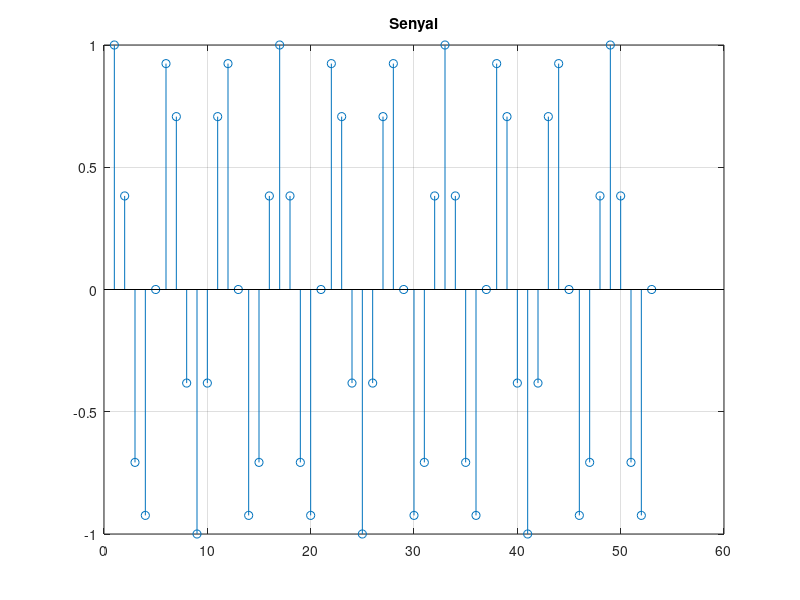
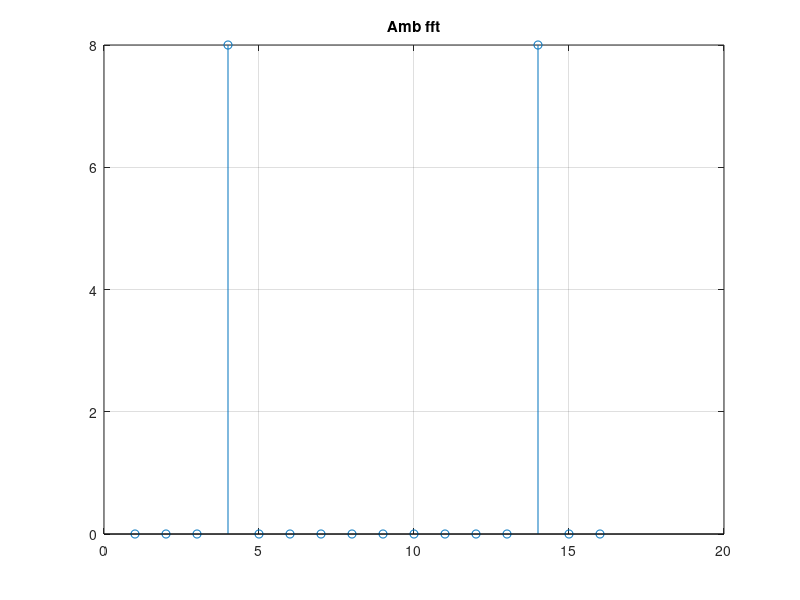
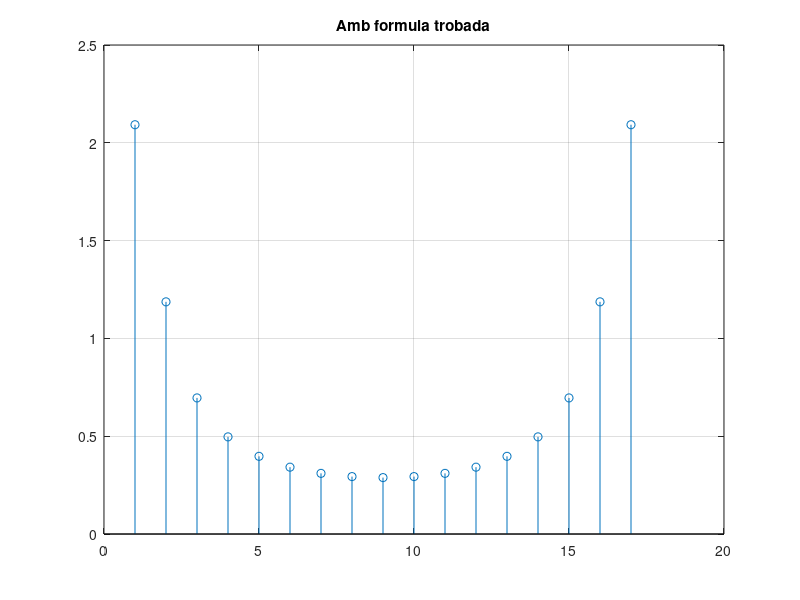

MATLAB code to generate these figures, in order: (Note: this script raises an error after producing the figures.)
%% Teoria de Senyal: Pràctica 2 de laboratori:
%% Damià Casas & Pau Manyer

%% Estudi Previ:
clear all;
clc
close all;
% 2.6)
k0=3; N=16;
Omega=2*pi*(k0/N);

f=@(n) [cos(Omega*n)];
y=f([0:52]);

v=fft(y,N);

figure(1)
stem(y)
grid on
title("Senyal")
count = 1;
XN = zeros(1, N);

funcio = @(k)(0.5*((1-(exp(1i*2*(pi/N)*(k0-k)) + exp(-1i*2*(pi/N)*(k0+k))).^(N-1))./( 1- (exp(1i*2*(pi/N)*(k0-k)) + exp(-1i*2*(pi/N)*(k0+k))))));

for k=0:N
    a=(1-exp(1i*2*pi*(k0-k)))/(1-exp(1i*2*(pi/N)*(k0-k)));
    b=(1-exp(-1i*2*pi*(k0+k)))/(1-exp(-1i*2*(pi/N)*(k0+k)));
    XN(count)=0.5*(a+b);
    count = count + 1;
end
ks=0:N;
XN = funcio(ks);

figure(2)
stem(abs(v))
grid on
title("Amb fft")
figure(3)
stem(abs(XN))
grid on
title("Amb formula trobada")


%%

% 2.1)

clear all
close all
clc

h=randn(1,1e3);
x=randn(1,1e7);

expo=[10:20];
N=2.^expo;
for k=1:length(N)
    tic; y1=conv(x,h); tlist1(k)=toc;
    tic; y2=process(x,h,N(k)); tlist2(k)=toc;
    error = abs(y1-y2);
    maxerrorlist(k)=max(abs(error));
end

figure(5)
plot(expo,tlist1)
grid on
hold on
plot([10:20],tlist2)
xlabel("\nu")
ylabel("Durada de computació en segons")
title("Comparació de la durada de computació")
legend("conv()", "process()", "Location", "best")
print('./eps/durada12','-depsc','-tiff')


figure(6)
semilogy(expo,maxerrorlist)
grid on
xlabel("\nu")
ylabel("Max(abs(y_1-y_2))")
title("Màxim error absolut")
print('./eps/error','-depsc','-tiff')


%%
close all

L = 1000;
funcio23 = @(nu)((4*(2.^nu).*(1+nu))./(2.^nu - L + 1));
plot(expo, funcio23(expo))
grid on;
title("Multiplicacions necesaries per process");
legend("conv()", "Location", "best")
print -deps aprox23


%%
% 2.2)

clear all
clc
% Fem el senyal 32
load('./DIAL_data/N32.MAT')

% Dibuixeu el senyal
figure(7)
stem(x)
grid on
xlabel("x")
ylabel("y")
title("Senyal")
print('./eps/dibuixSenyal','-depsc','-tiff')


% Quina és la duració del senyal:
fs=8e3; Ts=1/fs;
L=length(x);
display(L,'la llargada de x és')
display(L,'La duració del senyal en número de mostres és')
display(Ts*L,'La duració del senyal en segons és')

% Escoltem el senyal:
player = audioplayer(x,fs);
play(player);


% DFT i dibuix del mòdul:
N=2^8;
X=fft(x,N);
figure(8)
plot(abs(X))
grid on
print('./eps/dft','-depsc','-tiff')


% Trobi els índexs (valors de k) per a cadascun dels 4 pics de la DFT.
Mod=abs(X);
[values,loc]=sort(Mod);
klist=[values(end-3) values(end-2) values(end-1) values(end)];
valorspics=[loc(end-3) loc(end-2) loc(end-1) loc(end)];

% Obtingui les freqüències digitals corresponents als dos pics detectats
Omega1=2*(pi/N)*klist(1);
Omega2=2*(pi/N)*klist(3);

% Quines són les freqüències analògiques (en Hz) corresponents a les freqüències
% digitals anteriors?

w1=Omega1*fs;
w2=Omega2*fs;

f1=w1/(2*pi);
f2=w2/(2*pi);

% Quina és la tecla corresponent al senyal x utilitzant la Figura 1?



%%

% Si X es una matriz, fft(X) trata las columnas de X como vectores y
% devuelve la transformada de Fourier de cada columna. Tornarà la FFT de
% tants punts com hi hagin a les columnes.

% If Y is a matrix, then ifft(Y) returns the inverse transform of each column of the matrix.

function yb=cc(xb,H) 
% Convolucio circular d'ordre N=Lh+Lx-1 (implicita en llargada de H). Helper de process.
% INPUT:
%   xb: bloc de mida M.
%   H: Fourier transform de respota impulsional h(n). Ha de ser allargat
%       amb 0s fins N
% OUTPUT:
%   yb: convolucio circular

N=length(H);
xb=[xb zeros(1,N-length(xb))]; % Fem el vector més llarg
X=fft(xb,N); % Fast Fourier trransform
Y=X.*H;
yb=ifft(Y,N); %La inversa de la fft tornara el producte circular. Si 
end

function y=process(x,h,N)
% Calcula la senyal de sortida de un sistema FIR trencant-la en blocs i
% fent la fast fourirer transform.
% INPUT:
%   x: senyal de entrada.
%   h: resposta impulsional
%   N: Ordre de la FFT.
% OUTPUT:
%   y: senyal de sortida
L=length(h);   % Calculem la longitud del vector h
Lx=length(x);
M=N-L+1;  % Calculem la maxima longitud de M. Si fos mes petit, 
% al fer la inversa dona la convolucio circular i no seria igual a la lineal
h=[h zeros(1,N-L)];
%H=fft(h,N);
H=fft(h,N);  % Calculem la DFT de N punts de h, tindra llargada L+M-1
P=ceil(Lx/M);  % Calculem P i ens assegurem que es enter arrodonint cap a dalt
% El ultim bloc sera mes petit que M
longY = L+Lx-1; % llargada que tindra la convolucio final
y=zeros(1,longY);
for r=1:P-1 % Per els P-1 primers blocs de llargada M
    xi=x((r-1)*M+1:r*M);
    yi=cc(xi,H); % cc calcula la convolucio (circular = lineal) entre el bloc xi i H
    A=(r-1)*M;
    temp = y(A+1:A+length(yi));    % Aquest troç concatena adequadament els
    temp = temp + yi;              % blocs yi
    y([A+1:A+length(yi)]) = temp;
end
% Ultim bloc:
xi=x([(P-1)*M+1:end]);  % per els valors sobrants de x tambe calculem la
yi=cc(xi,H);            % convolucio amb H i concatenem y
temp = y((P-1)*M+1:end);
temp = temp + yi(1:length(temp));
y((P-1)*M+1:end) = temp;

end





